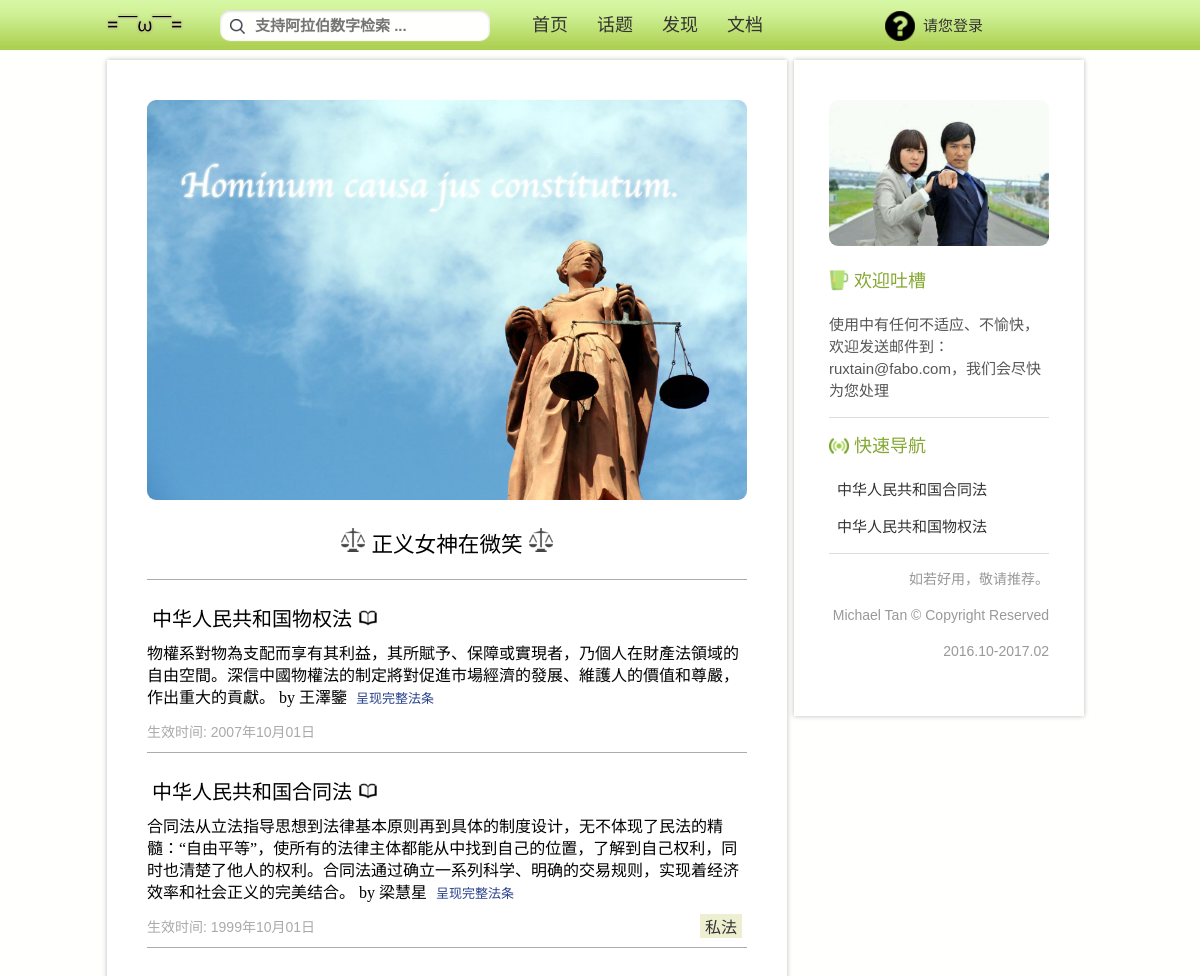
The page / on the database its author committed.
### myapp/models.py (models this page shows, shortened)
class Branch(models.Model):
    title = models.CharField(max_length=100)
    intro = models.TextField(blank=True) # 法条的解释，一般引用名人的话或者经典的法谚。
    chairman = models.CharField(max_length=5, default="") # 签署主席令的在职国家主席
    source = models.URLField(max_length=200, default="") # 法条来源的网址
    topics = models.ManyToManyField(Topic, blank=True)
    pub_date = models.DateField('生效时间') # 法条生效的时间
    class Meta:
        ordering = ['-pub_date'] # 按照 pub_date 升序排列 Article 对象。 -pub_date 则是降序。

class Topic(models.Model):
    topic_name = models.CharField(max_length=20) # 设立需要人工审核，所以字数限制不是很重要。
    topic_text = models.CharField(max_length=200) # 表示话题下的那一小段描述性文字。
    topic_icon = models.ImageField(upload_to='myapp/static/myapp/storage/')
    def __str__(self):
        return self.topic_name

### myapp/views.py (the view)
# urls.py: url(r'^$', views.index, name='index'), # 首页
def index(request):
    branches = Branch.objects.all()[:15] # 只展示前 15 篇文章及其第一句话。
    if request.user != AnonymousUser(): # 登录
        context = {
            'branches': branches,
            'user': request.user,
            'logged_in': True,
        }
    else: # 未登录
        context = {
            'branches': branches,
            'logged_in': False,
        }
    return render(request, 'myapp/index.html', context)

### myapp/templates/myapp/index.html (shortened to what this page needs)
{% extends "base.html" %}
{% load my_filters %}
{% load static %}
{% block head %}
    <link rel="stylesheet" href="{% static "myapp/css/index.css" %}" />
{% endblock %}
{% block left_column %}
    <div class="pic_frame search-section">
        <img class="left-pic" src="{% static "myapp/img/banner.jpg" %}" alt="" />
    </div>
    <h1 class="slogan">
        <img src="{% static 'myapp/icon/scale.ico' %}"> 正义女神在微笑 <img class="banner" src="{% static 'myapp/icon/scale.ico' %}">
    </h1>
    {% for branch in branches %}
        <section class="search-section">
                <hr class="boundary" />
                <a class="title-and-abstract" href="{% url 'myapp:branch' branch.pk %}">
                    <span class="branch-title">{{ branch.title }}<img class="icon-book" src="{% static 'myapp/icon/book.png' %}"></span>
                    <p class="abstract">
                        {{ branch.intro }}
                        <span class="read-more">呈现完整法条</span>
                    </p>
                </a>
                <p class="info">
                    <div class="branch-info">
                        <span class="datetime">生效时间: {{ branch.pub_date | date:'Y年m月d日' }}</span>
                    </div>
                    {% for topic in branch.topics.all %}
                        <span class="topic"><a href="{% url 'myapp:topic' topic.pk %}">{{ topic }}</a></span>
                    {% endfor %}
                </p>
        </section>
    {% endfor %}
    <hr class="boundary" />
{% endblock %}

### myapp/templates/static/base.html (shortened to what this page needs)
{% load static %}
{% load my_filters %}
<!DOCTYPE html>
<html lang="en">
<head>
    <link rel="stylesheet" href="{% static "myapp/css/base.css" %}" />
    <link rel="stylesheet" href="{% static "myapp/css/gh-buttons.css" %}" />
    {% block head %}{% endblock %}
</head>
<body>
    <section id="nav-wrapper">
    <nav>
        <a href="/"><img id="logo" src="{% static 'myapp/img/logo.png' %}" /></a>
        <form method="get" action="/search" id="search">
            <input id="search-box" name="q" type="text" size="40" placeholder="支持阿拉伯数字检索 ..." />
        </form>
        <a class="nav" id="home" href="/">首页</a>
        <a class="nav" id="topic" href="{% url 'myapp:topics' %}">话题</a>
        <a class="nav" id="discover" href="{% url 'myapp:discover' %}">发现</a>
        <a class="nav" id="document" href="{% url 'myapp:document' %}">文档</a>
{% if logged_in %}
        <div id="dropdown">
            <a id="user-menu" href="{% url 'myapp:profile' user.username %}">
                    <img id="avatar" src="{{ user.profile.get_avatar_url | url_adjustment }}"/>
                <div id="name-holder">
                    <span id="nickname">{{ user.profile.nickname }}</span>
                </div>
            </a>
            <ul>
                <a class="dropdown" href="{% url 'myapp:profile' user.username %}"><li>主页</li></a>
                <a class="dropdown" href="{% url 'myapp:settings' %}"><li>设置</li></a>
                <a class="dropdown" href="{% url 'myapp:account' %}"><li>安全</li></a>
                <a class="dropdown" href="{% url 'myapp:logout' %}"><li id="logout">登出</li></a>
            </ul>
        </div>
{% else %}
        <div id="dropdown">
            <a id="user-menu" href="{% url 'myapp:login'  %}">
                <span><img id="avatar" src="{% static 'myapp/icon/visitor.png' %}"/></span>
                <div id="name-holder">
                    <span id="nickname">请您登录</span>
                </div>
            </a>
        </div>
{% endif %}
    </nav>
    </section>
    <section id="wrapper">
        <section id="left_column" class="column">
            {% block left_column %}
            {% endblock %}
        </section>
        <section id="right_column" class="column">
            <img class="rs" src="{% static "myapp/img/aside.jpg" %}" alt="" />
            <p class="rs rs-title">
                <span><img class="rs-icon" src="{% static 'myapp/icon/tea.png' %}" /></span>
                <span class="rs-guide">欢迎吐槽</span>
            </p>
            <p class="rs">使用中有任何不适应、不愉快，欢迎发送邮件到：ruxtain@fabo.com，我们会尽快为您处理</p>
            <hr />
            <p class="rs rs-title">
                <span><img class="rs-icon" src="{% static 'myapp/icon/navigate.ico' %}" /></span>
                <span class="rs-guide">快速导航</span>
            </p>
            <p class="rs"><a href="{% url 'myapp:branch' 2 %}">中华人民共和国合同法</a></p>
            <p class="rs"><a href="{% url 'myapp:branch' 3 %}">中华人民共和国物权法</a></p>
            <hr />
            <p class="rs copyright">如若好用，敬请推荐。</p>
            <p class="rs copyright">Michael Tan © Copyright Reserved </p>
            <p class="rs copyright">2016.10-2017.02</p>
        </section>
    </section>
</body>
</html>

### myapp/static/myapp/css/base.css (style rules this page uses)
body { font-size: 18px; width: 100%; margin: 0 auto; background-color: #fffffd; font-family: Helvetica,Arial,Sans-serif; }
img { max-width: 100%; }
#wrapper { width: 1000px; margin: 0 auto; }
section.column { background-color: #fff; box-shadow: #bbb 0px 0px 5px; -webkit-box-shadow: #bbb 0px 0px 5px; -moz-box-shadow: #bbb 0px 0px 5px; margin-top: 60px; float: left; }
#left_column { width: 600px; margin-left: 7px; padding: 40px; padding-bottom: 100px; }
#right_column { width: 220px; margin-left:7px; padding: 40px 35px 40px 35px; }
.topic { font-family: Helvetica; background-color:#eeeed1; padding-left: 5px; padding-right: 5px; margin-left: 5px; margin-right:5px; font-size: 16px; }
a { color: #333; text-decoration: none; }
hr { background-color: #ddd; border: none; height: 1px; }
hr.boundary { background-color: #ccc; border: none; height: 1px; -webkit-box-shadow: 0 1px 0 rgba(255, 255, 255, 0.1), 0 1px 3px rgba(0, 0, 0, 0.2) inset; -moz-box-shadow: 0 1px 0 rgba(255, 255, 255, 0.1), 0 1px 3px rgba(0, 0, 0, 0.2) inset; box-shadow: 0 1px 0 rgba(255, 255, 255, 0.1), 0 1px 3px rgba(0, 0, 0, 0.2) inset; }
#nav-wrapper { position: fixed; margin: 0 auto; width: 100%; background: url("../img/navbar.png"); z-index: 3; }
nav { margin:auto; left:0; top:0; margin: 0 auto; font-size: 18px; width: 1000px; height: 50px; line-height: 50px; }
#logo { position: relative; top: 10px; width: 90px; float: left; display: block; transition: opacity 1s; }
#search { float: left; padding: 0 30px 0 30px; }
#search input[type="text"] { background: url("../img/search.png") no-repeat 10px 9px #fffffd; border: 0 none; width: 220px; font: bold 15px Arial,Helvetica,Sans-serif; color: #010101; padding: 7px 15px 7px 35px; -webkit-border-radius: 20px; -moz-border-radius: 20px; border-radius: 10px; -webkit-box-shadow: 0 1px 0 rgba(255, 255, 255, 0.1), 0 1px 3px rgba(0, 0, 0, 0.2) inset; -moz-box-shadow: 0 1px 0 rgba(255, 255, 255, 0.1), 0 1px 3px rgba(0, 0, 0, 0.2) inset; box-shadow: 0 1px 0 rgba(255, 255, 255, 0.1), 0 1px 3px rgba(0, 0, 0, 0.2) inset; -webkit-transition: all 0.7s ease 0s; -moz-transition: all 0.7s ease 0s; -o-transition: all 0.7s ease 0s; transition: all 0.7s ease 0s; outline: none; }
a.nav { padding: 16px 12px 15px 12px; color: #333; font-family: Helvetica; }
a.nav:link { text-decoration: none; color: #333; }
#dropdown { position: relative; left: 780px; top: -50px; width: 120px; }
#user-menu { text-decoration: none; position: relative; display: block; width: 120px; height: 50px; line-height: 50px; }
#avatar { border-radius: 9px; -webkit-border-radius: 9px; -moz-border-radius: 9px; width: 30px; height: 30px; position: relative; top: 10px; left: 5px; }
#name-holder { position: relative; left: 8px; width: 75px; height: 50px; line-height: 50px; display: inline; text-align: center; overflow: hidden; text-overflow: ellipsis; }
#nickname { position: relative; font-family: Georgia, Helvetica; font-size: 15px !important; }
.rs { font-size: 15px; font-family: 宋体, Helvetica; color: #555; }
.rs a { padding: 8px; }
.rs-title { color: #85a832; font-size: 18px; }
img.rs-icon { width: 20px; }
span.rs-guide { position: relative; top: -4px; }
img.rs { max-width: 100%; border-radius: 9px; -webkit-border-radius: 9px; -moz-border-radius: 9px; }
p.rs { line-height: 22px; }
p.copyright { color: #999; font-family: Helvetica; font-size: 14px; text-align: right; }

### myapp/static/myapp/css/index.css (style rules this page uses)
p { line-height: 22px; }
h1.slogan { font-size: 1.2em; text-align: center; font-weight: 100; font-family: 楷体, Kaiti, sans-serif; }
.left-pic { border-radius: 9px; -webkit-border-radius: 9px; -moz-border-radius: 9px; }
a.title-and-abstract { text-decoration: none; color: #000; }
.icon-book { position: relative; top: 7px; }
span.branch-title { font-family: Georgia, 宋体, Songti; position: relative; top: 5px; padding: 5px; font-size: 20px; text-decoration: none; color: #000; }
p.abstract { font-family: Georgia, 宋体, Songti; font-size: 16px; }
.info { margin-top:-15px; }
.branch-info { display: inline; position: relative; top:8px; }
span.datetime { font-size: 14px; color: #aaa; }
.read-more { padding: 5px 5px 5px 5px; color: #27408B; font-size: 13px; }
span.topic { float:right; position: relative; top: 6px; }

### rows shown on the page
Branch: title "中华人民共和国物权法", intro "物權系對物為支配而享有其利益，其所賦予、保障或實現者，乃個人在財產法領域的自由空間。深信中國物權法的制定將對促進市場經濟的發展、維護人的價值和尊嚴，作出重大的貢獻。 by 王澤鑒", pub_date "2007年10月01日"
Branch: title "中华人民共和国合同法", intro "合同法从立法指导思想到法律基本原则再到具体的制度设计，无不体现了民法的精髓：“自由平等”，使所有的法律主体都能从中找到自己的位置，了解到自己权利，同时也清楚了他人的权利。合同法通过确立一系列科学、明确的交易规则，实现着经济效率和社会正义的完美结合。 by 梁慧星", pub_date "1999年10月01日"
Topic: topic_name "私法"
